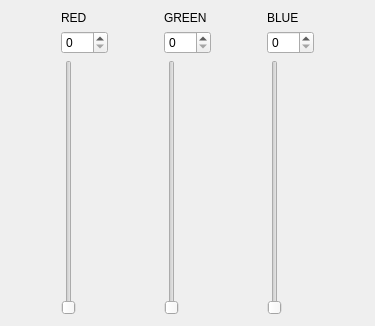
<?xml version="1.0" encoding="UTF-8"?>
<ui version="4.0">
 <class>Form</class>
 <widget class="QWidget" name="Form">
  <property name="geometry">
   <rect>
    <x>0</x>
    <y>0</y>
    <width>375</width>
    <height>326</height>
   </rect>
  </property>
  <property name="windowTitle">
   <string>Form</string>
  </property>
  <layout class="QHBoxLayout" name="horizontalLayout">
   <item>
    <layout class="QGridLayout" name="gridLayout">
     <item row="0" column="0">
      <widget class="QLabel" name="label">
       <property name="text">
        <string>RED</string>
       </property>
       <property name="buddy">
        <cstring>spinBox_3</cstring>
       </property>
      </widget>
     </item>
     <item row="1" column="0">
      <widget class="QSpinBox" name="spinBox">
       <property name="maximum">
        <number>255</number>
       </property>
      </widget>
     </item>
     <item row="2" column="0">
      <widget class="QSlider" name="verticalSlider">
       <property name="maximum">
        <number>255</number>
       </property>
       <property name="orientation">
        <enum>Qt::Vertical</enum>
       </property>
      </widget>
     </item>
    </layout>
   </item>
   <item>
    <layout class="QGridLayout" name="gridLayout_3">
     <item row="0" column="0">
      <widget class="QLabel" name="label_2">
       <property name="text">
        <string>GREEN</string>
       </property>
       <property name="buddy">
        <cstring>verticalSlider_2</cstring>
       </property>
      </widget>
     </item>
     <item row="1" column="0">
      <widget class="QSpinBox" name="spinBox_2">
       <property name="maximum">
        <number>255</number>
       </property>
      </widget>
     </item>
     <item row="2" column="0">
      <widget class="QSlider" name="verticalSlider_2">
       <property name="maximum">
        <number>255</number>
       </property>
       <property name="orientation">
        <enum>Qt::Vertical</enum>
       </property>
      </widget>
     </item>
    </layout>
   </item>
   <item>
    <layout class="QGridLayout" name="gridLayout_4">
     <item row="0" column="0">
      <widget class="QLabel" name="label_3">
       <property name="text">
        <string>BLUE</string>
       </property>
      </widget>
     </item>
     <item row="1" column="0">
      <widget class="QSpinBox" name="spinBox_3">
       <property name="maximum">
        <number>255</number>
       </property>
      </widget>
     </item>
     <item row="2" column="0">
      <widget class="QSlider" name="verticalSlider_3">
       <property name="maximum">
        <number>255</number>
       </property>
       <property name="orientation">
        <enum>Qt::Vertical</enum>
       </property>
      </widget>
     </item>
    </layout>
   </item>
  </layout>
 </widget>
 <resources/>
 <connections>
  <connection>
   <sender>spinBox</sender>
   <signal>valueChanged(int)</signal>
   <receiver>verticalSlider</receiver>
   <slot>setValue(int)</slot>
   <hints>
    <hint type="sourcelabel">
     <x>59</x>
     <y>53</y>
    </hint>
    <hint type="destinationlabel">
     <x>59</x>
     <y>90</y>
    </hint>
   </hints>
  </connection>
  <connection>
   <sender>verticalSlider</sender>
   <signal>valueChanged(int)</signal>
   <receiver>spinBox</receiver>
   <slot>setValue(int)</slot>
   <hints>
    <hint type="sourcelabel">
     <x>59</x>
     <y>139</y>
    </hint>
    <hint type="destinationlabel">
     <x>65</x>
     <y>47</y>
    </hint>
   </hints>
  </connection>
  <connection>
   <sender>spinBox_2</sender>
   <signal>valueChanged(int)</signal>
   <receiver>verticalSlider_2</receiver>
   <slot>setValue(int)</slot>
   <hints>
    <hint type="sourcelabel">
     <x>204</x>
     <y>44</y>
    </hint>
    <hint type="destinationlabel">
     <x>188</x>
     <y>107</y>
    </hint>
   </hints>
  </connection>
  <connection>
   <sender>verticalSlider_2</sender>
   <signal>valueChanged(int)</signal>
   <receiver>spinBox_2</receiver>
   <slot>setValue(int)</slot>
   <hints>
    <hint type="sourcelabel">
     <x>188</x>
     <y>177</y>
    </hint>
    <hint type="destinationlabel">
     <x>204</x>
     <y>47</y>
    </hint>
   </hints>
  </connection>
  <connection>
   <sender>spinBox_3</sender>
   <signal>valueChanged(int)</signal>
   <receiver>verticalSlider_3</receiver>
   <slot>setValue(int)</slot>
   <hints>
    <hint type="sourcelabel">
     <x>326</x>
     <y>46</y>
    </hint>
    <hint type="destinationlabel">
     <x>308</x>
     <y>98</y>
    </hint>
   </hints>
  </connection>
  <connection>
   <sender>verticalSlider_3</sender>
   <signal>valueChanged(int)</signal>
   <receiver>spinBox_3</receiver>
   <slot>setValue(int)</slot>
   <hints>
    <hint type="sourcelabel">
     <x>308</x>
     <y>98</y>
    </hint>
    <hint type="destinationlabel">
     <x>326</x>
     <y>45</y>
    </hint>
   </hints>
  </connection>
 </connections>
</ui>
